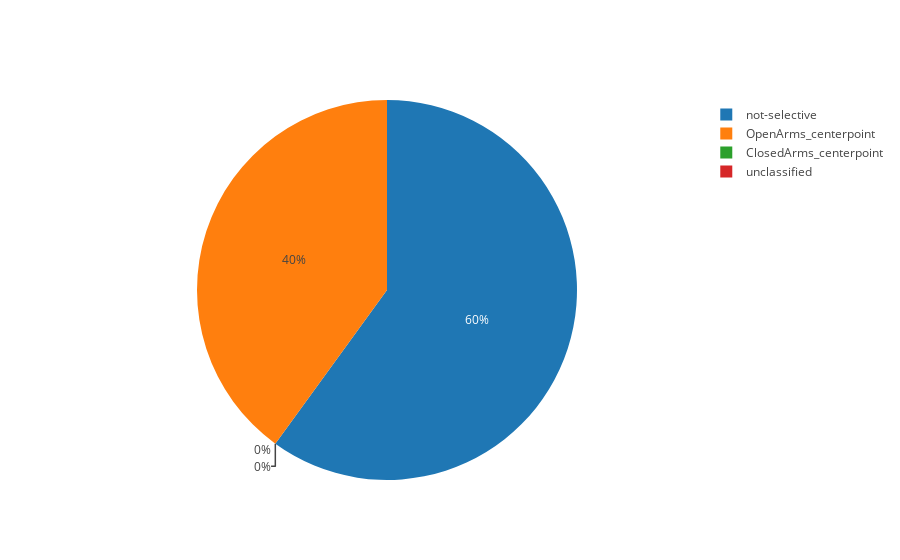

Notebook code for this chart:
### Markdown cell above
## DRD77

### Code cell
drd77_cell_dict = deep_classify(drd77_classified_neurons, drd77_real_diff_vals)
plot_pie_chart(drd77_cell_dict, "OpenArms_centerpoint", "ClosedArms_centerpoint", "not-selective", "unclassified")

### Figure 1 — Plotly figure (JSON) as saved in the notebook; plotly's stock layout.template omitted (floating-point values rounded to 4 significant figures)
{"data": [{"labels": ["OpenArms_centerpoint", "ClosedArms_centerpoint", "not-selective", "unclassified"], "type": "pie", "uid": "2ca854", "values": [12, 0, 18, 0]}], "layout": {"autosize": true}}
